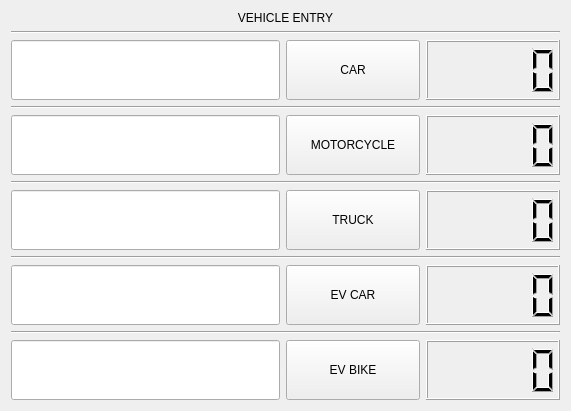
      <widget class="QWidget" name="vEntry">
       <attribute name="title">
        <string>Tab 1</string>
       </attribute>
       <layout class="QGridLayout" name="gridLayout_2">
        <item row="0" column="0">
         <widget class="QLabel" name="label">
          <property name="styleSheet">
           <string notr="true">font: 700 18pt &quot;Segoe UI&quot;;</string>
          </property>
          <property name="text">
           <string>VEHICLE ENTRY</string>
          </property>
          <property name="alignment">
           <set>Qt::AlignmentFlag::AlignCenter</set>
          </property>
         </widget>
        </item>
        <item row="2" column="0">
         <layout class="QVBoxLayout" name="verticalLayout_4" stretch="1,0,1,0,1,0,1,0,1">
          <property name="topMargin">
           <number>0</number>
          </property>
          <property name="bottomMargin">
           <number>0</number>
          </property>
          <item>
           <layout class="QHBoxLayout" name="horizontalLayout_7" stretch="2,1,1">
            <item>
             <widget class="QLineEdit" name="CarEntryEdit">
              <property name="sizePolicy">
               <sizepolicy hsizetype="Expanding" vsizetype="Minimum">
                <horstretch>0</horstretch>
                <verstretch>0</verstretch>
               </sizepolicy>
              </property>
              <property name="minimumSize">
               <size>
                <width>0</width>
                <height>55</height>
               </size>
              </property>
              <property name="maximumSize">
               <size>
                <width>16777215</width>
                <height>16777215</height>
               </size>
              </property>
              <property name="font">
               <font>
                <pointsize>30</pointsize>
                <bold>true</bold>
               </font>
              </property>
              <property name="text">
               <string notr="true"/>
              </property>
              <property name="maxLength">
               <number>10</number>
              </property>
              <property name="alignment">
               <set>Qt::AlignmentFlag::AlignCenter</set>
              </property>
             </widget>
            </item>
            <item>
             <widget class="QPushButton" name="CarButton">
              <property name="sizePolicy">
               <sizepolicy hsizetype="Minimum" vsizetype="Minimum">
                <horstretch>0</horstretch>
                <verstretch>0</verstretch>
               </sizepolicy>
              </property>
              <property name="minimumSize">
               <size>
                <width>0</width>
                <height>60</height>
               </size>
              </property>
              <property name="maximumSize">
               <size>
                <width>16777215</width>
                <height>16777215</height>
               </size>
              </property>
              <property name="mouseTracking">
               <bool>false</bool>
              </property>
              <property name="styleSheet">
               <string notr="true"/>
              </property>
              <property name="text">
               <string>CAR</string>
              </property>
             </widget>
            </item>
            <item>
             <widget class="QLCDNumber" name="CarLCD">
              <property name="minimumSize">
               <size>
                <width>0</width>
                <height>60</height>
               </size>
              </property>
              <property name="maximumSize">
               <size>
                <width>16777215</width>
                <height>16777215</height>
               </size>
              </property>
              <property name="styleSheet">
               <string notr="true"/>
              </property>
             </widget>
            </item>
           </layout>
          </item>
          <item>
           <widget class="Line" name="line_9">
            <property name="orientation">
             <enum>Qt::Orientation::Horizontal</enum>
            </property>
           </widget>
          </item>
          <item>
           <layout class="QHBoxLayout" name="horizontalLayout_11" stretch="2,1,1">
            <item>
             <widget class="QLineEdit" name="BikeEntryEdit">
              <property name="sizePolicy">
               <sizepolicy hsizetype="Expanding" vsizetype="Minimum">
                <horstretch>0</horstretch>
                <verstretch>0</verstretch>
               </sizepolicy>
              </property>
              <property name="minimumSize">
               <size>
                <width>0</width>
                <height>55</height>
               </size>
              </property>
              <property name="maximumSize">
               <size>
                <width>16777215</width>
                <height>16777215</height>
               </size>
              </property>
              <property name="font">
               <font>
                <pointsize>30</pointsize>
                <bold>true</bold>
               </font>
              </property>
              <property name="text">
               <string notr="true"/>
              </property>
              <property name="maxLength">
               <number>10</number>
              </property>
              <property name="alignment">
               <set>Qt::AlignmentFlag::AlignCenter</set>
              </property>
             </widget>
            </item>
            <item>
             <widget class="QPushButton" name="BikeButton">
              <property name="sizePolicy">
               <sizepolicy hsizetype="Minimum" vsizetype="Minimum">
                <horstretch>0</horstretch>
                <verstretch>0</verstretch>
               </sizepolicy>
              </property>
              <property name="minimumSize">
               <size>
                <width>0</width>
                <height>60</height>
               </size>
              </property>
              <property name="maximumSize">
               <size>
                <width>16777215</width>
                <height>16777215</height>
               </size>
              </property>
              <property name="mouseTracking">
               <bool>false</bool>
              </property>
              <property name="styleSheet">
               <string notr="true"/>
              </property>
              <property name="text">
               <string>MOTORCYCLE</string>
              </property>
             </widget>
            </item>
            <item>
             <widget class="QLCDNumber" name="BikeLCD">
              <property name="minimumSize">
               <size>
                <width>0</width>
                <height>60</height>
               </size>
              </property>
              <property name="maximumSize">
               <size>
                <width>16777215</width>
                <height>16777215</height>
               </size>
              </property>
             </widget>
            </item>
           </layout>
          </item>
          <item>
           <widget class="Line" name="line_10">
            <property name="orientation">
             <enum>Qt::Orientation::Horizontal</enum>
            </property>
           </widget>
          </item>
          <item>
           <layout class="QHBoxLayout" name="horizontalLayout_10" stretch="2,1,1">
            <item>
             <widget class="QLineEdit" name="TruckEntryEdit">
              <property name="sizePolicy">
               <sizepolicy hsizetype="Expanding" vsizetype="Minimum">
                <horstretch>0</horstretch>
                <verstretch>0</verstretch>
               </sizepolicy>
              </property>
              <property name="minimumSize">
               <size>
                <width>0</width>
                <height>55</height>
               </size>
              </property>
              <property name="maximumSize">
               <size>
                <width>16777215</width>
                <height>16777215</height>
               </size>
              </property>
              <property name="font">
               <font>
                <pointsize>30</pointsize>
                <bold>true</bold>
               </font>
              </property>
              <property name="text">
               <string notr="true"/>
              </property>
              <property name="maxLength">
               <number>10</number>
              </property>
              <property name="alignment">
               <set>Qt::AlignmentFlag::AlignCenter</set>
              </property>
             </widget>
            </item>
            <item>
             <widget class="QPushButton" name="TruckButton">
              <property name="sizePolicy">
               <sizepolicy hsizetype="Minimum" vsizetype="Minimum">
                <horstretch>0</horstretch>
                <verstretch>0</verstretch>
               </sizepolicy>
              </property>
              <property name="minimumSize">
               <size>
                <width>0</width>
                <height>60</height>
               </size>
              </property>
              <property name="maximumSize">
               <size>
                <width>16777215</width>
                <height>16777215</height>
               </size>
              </property>
              <property name="styleSheet">
               <string notr="true"/>
              </property>
              <property name="text">
               <string>TRUCK</string>
              </property>
             </widget>
            </item>
            <item>
             <widget class="QLCDNumber" name="TruckLCD">
              <property name="minimumSize">
               <size>
                <width>0</width>
                <height>60</height>
               </size>
              </property>
              <property name="maximumSize">
               <size>
                <width>16777215</width>
                <height>16777215</height>
               </size>
              </property>
             </widget>
            </item>
           </layout>
          </item>
          <item>
           <widget class="Line" name="line_11">
            <property name="orientation">
             <enum>Qt::Orientation::Horizontal</enum>
            </property>
           </widget>
          </item>
          <item>
           <layout class="QHBoxLayout" name="horizontalLayout_9" stretch="2,1,1">
            <item>
             <widget class="QLineEdit" name="ECEntryEdit">
              <property name="sizePolicy">
               <sizepolicy hsizetype="Expanding" vsizetype="Minimum">
                <horstretch>0</horstretch>
                <verstretch>0</verstretch>
               </sizepolicy>
              </property>
              <property name="minimumSize">
               <size>
                <width>0</width>
                <height>55</height>
               </size>
              </property>
              <property name="maximumSize">
               <size>
                <width>16777215</width>
                <height>16777215</height>
               </size>
              </property>
              <property name="font">
               <font>
                <pointsize>30</pointsize>
                <bold>true</bold>
               </font>
              </property>
              <property name="text">
               <string notr="true"/>
              </property>
              <property name="maxLength">
               <number>10</number>
              </property>
              <property name="frame">
               <bool>true</bool>
              </property>
              <property name="alignment">
               <set>Qt::AlignmentFlag::AlignCenter</set>
              </property>
             </widget>
            </item>
            <item>
             <widget class="QPushButton" name="ECButton">
              <property name="sizePolicy">
               <sizepolicy hsizetype="Minimum" vsizetype="Minimum">
                <horstretch>0</horstretch>
                <verstretch>0</verstretch>
               </sizepolicy>
              </property>
              <property name="minimumSize">
               <size>
                <width>0</width>
                <height>60</height>
               </size>
              </property>
              <property name="maximumSize">
               <size>
                <width>16777215</width>
                <height>16777215</height>
               </size>
              </property>
              <property name="styleSheet">
               <string notr="true"/>
              </property>
              <property name="text">
               <string>EV CAR</string>
              </property>
             </widget>
            </item>
            <item>
             <widget class="QLCDNumber" name="ECLCD">
              <property name="minimumSize">
               <size>
                <width>0</width>
                <height>60</height>
               </size>
              </property>
              <property name="maximumSize">
               <size>
                <width>16777215</width>
                <height>16777215</height>
               </size>
              </property>
             </widget>
            </item>
           </layout>
          </item>
          <item>
           <widget class="Line" name="line_12">
            <property name="orientation">
             <enum>Qt::Orientation::Horizontal</enum>
            </property>
           </widget>
          </item>
          <item>
           <layout class="QHBoxLayout" name="horizontalLayout_15" stretch="2,1,1">
            <property name="bottomMargin">
             <number>0</number>
            </property>
            <item>
             <widget class="QLineEdit" name="EBEntryEdit">
              <property name="sizePolicy">
               <sizepolicy hsizetype="Expanding" vsizetype="Minimum">
                <horstretch>0</horstretch>
                <verstretch>0</verstretch>
               </sizepolicy>
              </property>
              <property name="minimumSize">
               <size>
                <width>0</width>
                <height>55</height>
               </size>
              </property>
              <property name="font">
               <font>
                <pointsize>30</pointsize>
                <bold>true</bold>
               </font>
              </property>
              <property name="text">
               <string notr="true"/>
              </property>
              <property name="maxLength">
               <number>10</number>
              </property>
              <property name="alignment">
               <set>Qt::AlignmentFlag::AlignCenter</set>
              </property>
             </widget>
            </item>
            <item>
             <widget class="QPushButton" name="EBButton">
              <property name="sizePolicy">
               <sizepolicy hsizetype="Minimum" vsizetype="Minimum">
                <horstretch>0</horstretch>
                <verstretch>0</verstretch>
               </sizepolicy>
              </property>
              <property name="minimumSize">
               <size>
                <width>0</width>
                <height>60</height>
               </size>
              </property>
              <property name="styleSheet">
               <string notr="true"/>
              </property>
              <property name="text">
               <string>EV BIKE</string>
              </property>
             </widget>
            </item>
            <item>
             <widget class="QLCDNumber" name="EBLCD">
              <property name="minimumSize">
               <size>
                <width>0</width>
                <height>60</height>
               </size>
              </property>
              <property name="maximumSize">
               <size>
                <width>16777215</width>
                <height>16777215</height>
               </size>
              </property>
             </widget>
            </item>
           </layout>
          </item>
         </layout>
        </item>
        <item row="1" column="0">
         <widget class="Line" name="line_6">
          <property name="orientation">
           <enum>Qt::Orientation::Horizontal</enum>
          </property>
         </widget>
        </item>
       </layout>
      </widget>
